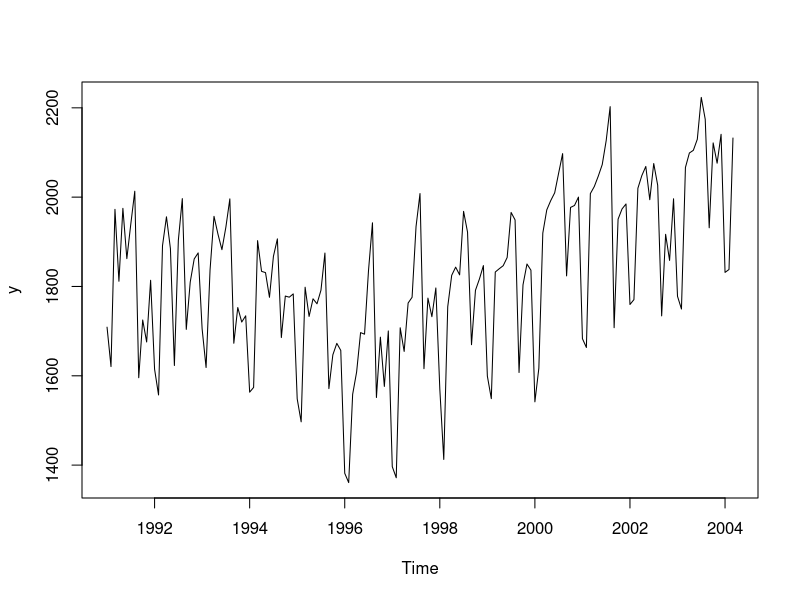
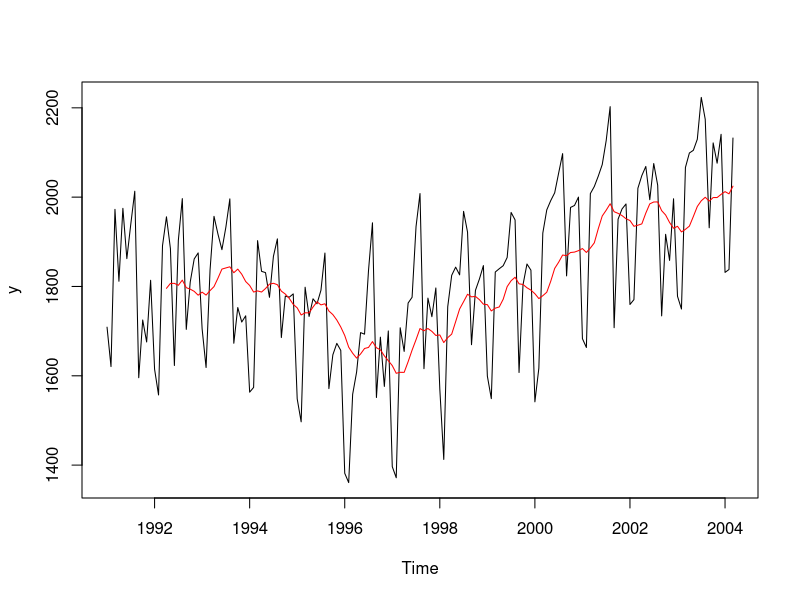
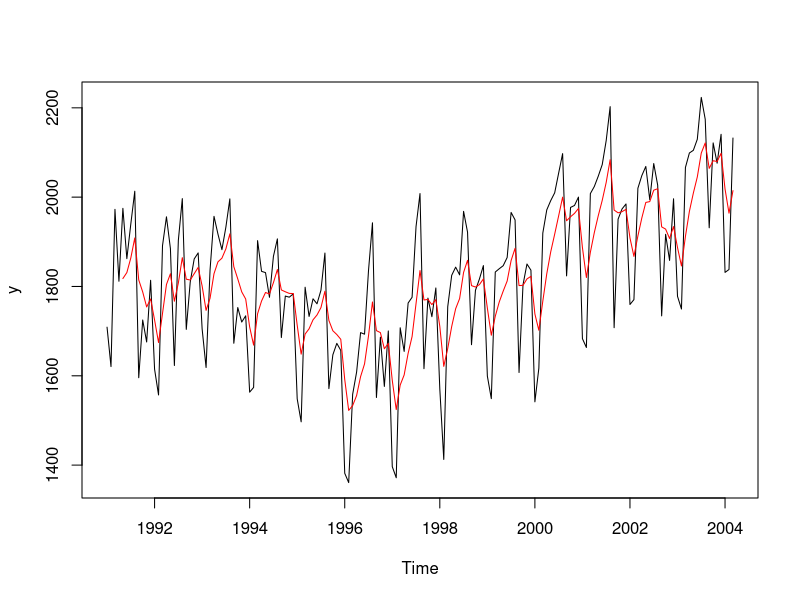
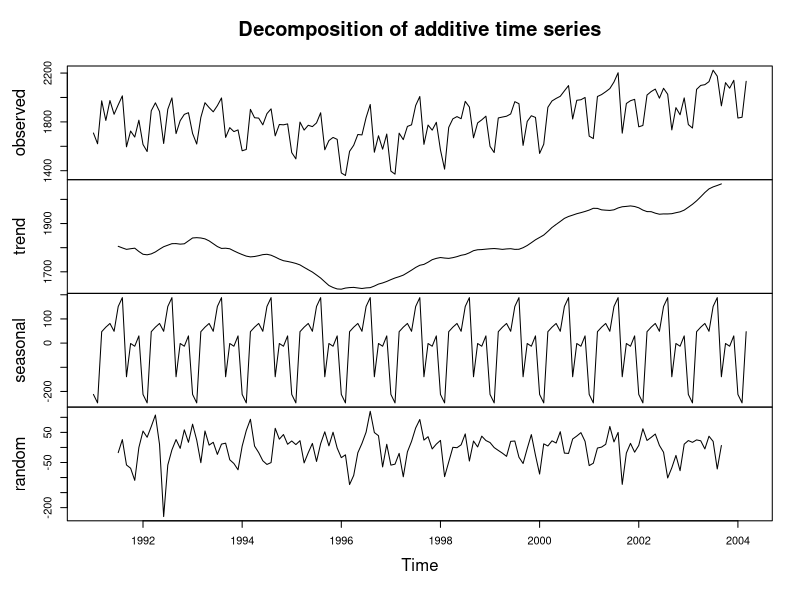
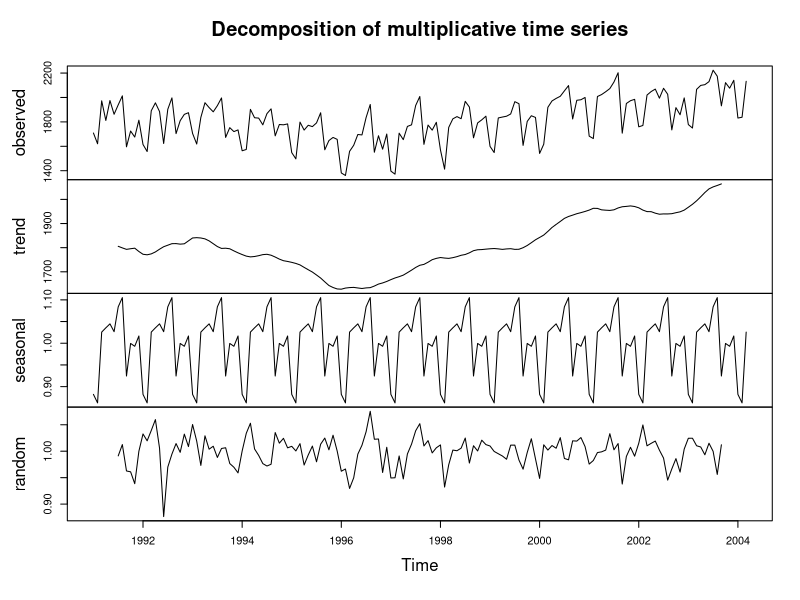
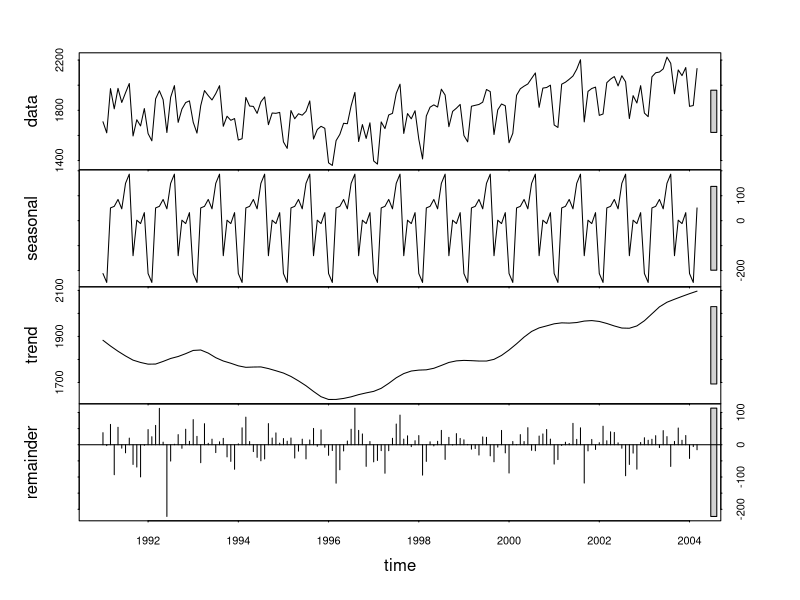
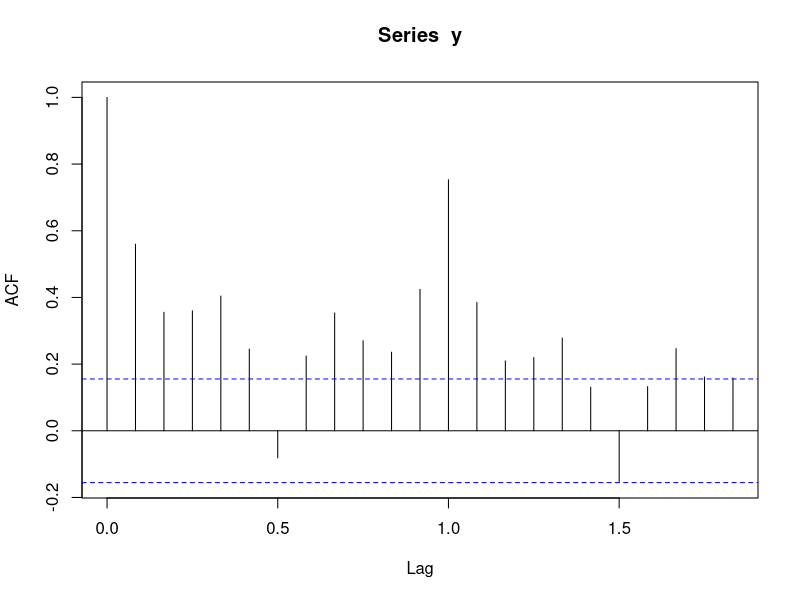
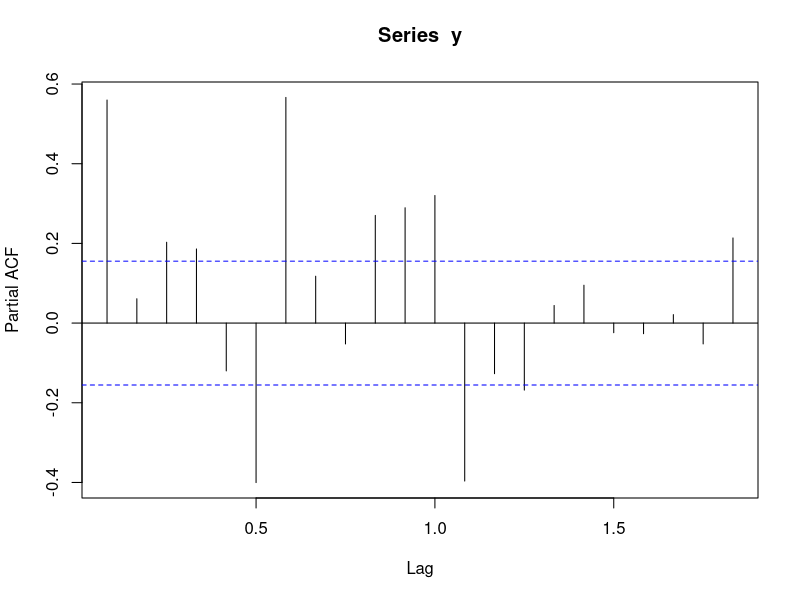

Generate these figures, in order, with R:
## ---- chunk 1
knitr::opts_chunk$set(echo = TRUE, warning = FALSE, message = FALSE, eval = TRUE)
## ---- chunk 2
library(TTR)
library(forecast)
df <- read.csv("Amtrak_data.csv")
y <- ts(df$Ridership, start = c(1991,1), end = c(2004, 3), freq = 12)
plot(y)
## ---- chunk 3
plot(y)

# create a moving average series
k = 16  # set the moving average 
y_sma = SMA(y, n = k)

# plot the moving average series
lines(y_sma, col = "red")
## ---- chunk 4
plot(y)

# create a moving average series
w = .7

y_ema = EMA(y, ratio = 1-w)


# plot the moving average series
lines(y_ema, col = "red")
## ---- chunk 5
ourDecomposition <- decompose(y, type="additive")
plot(ourDecomposition)
## ---- chunk 6
ourDecomposition <- decompose(y, type="multiplicative")
plot(ourDecomposition)
## ---- chunk 7
ourDecomposition <- stl(y, s.window = "periodic")
plot(ourDecomposition)
## ---- chunk 8
acf(y)
## ---- chunk 9
pacf(y)
## ---- chunk 10
# data partition

# set the proportion of the test set 
p = .2 

nValid <- round(.2*length(y))
nTrain <- length(y) - nValid
train.ts <- window(y, start = c(1991, 1), end = c(1991, nTrain))
valid.ts <- window(y, start = c(1991, nTrain + 1))

# Modeling
# baseline models

# average method: forecast by the average of the training series
model1 = meanf(train.ts, h = nValid, level = 0)

# naive: forecast by the last observation of the series
model2 = naive(train.ts, h = nValid, level = 0)

# seasonal naive: forecast by the last season
model3 = snaive(train.ts, h = nValid, level = 0)

# drift: drawing the line from the first to the last observation
model4 = rwf(train.ts, h = nValid, level = 0, drift = TRUE)



# more advanced model
model5 = HoltWinters(train.ts, alpha=TRUE, 
                            beta=TRUE, 
                            gamma=TRUE)
model6 = auto.arima(train.ts)

## ---- chunk 11
checkresiduals(model1)
checkresiduals(model2)
checkresiduals(model3)
checkresiduals(model4)
checkresiduals(model5)
checkresiduals(model6)
## ---- chunk 12
# forecasting
forecast1 = forecast(model1, h = nValid, level = 0)
forecast2 = forecast(model2, h = nValid, level = 0)
forecast3 = forecast(model3, h = nValid, level = 0)
forecast4 = forecast(model4, h = nValid, level = 0)
forecast5 = forecast(model5, h = nValid, level = 0)
forecast6 = forecast(model6, h = nValid, level = 0)


# plotting forecast
plot(forecast1)
lines(valid.ts, col = 'red')
plot(forecast2)
lines(valid.ts, col = 'red')
plot(forecast3)
lines(valid.ts, col = 'red')
plot(forecast4)
lines(valid.ts, col = 'red')
plot(forecast5)
lines(valid.ts, col = 'red')
plot(forecast6)
lines(valid.ts, col = 'red')


# accuracy
a1 = accuracy(forecast1$mean, valid.ts)
a2 = accuracy(forecast2$mean, valid.ts)
a3 = accuracy(forecast3$mean, valid.ts)
a4 = accuracy(forecast4$mean, valid.ts)
a5 = accuracy(forecast5$mean, valid.ts)
a6 = accuracy(forecast6$mean, valid.ts)

rbind(a1, a2, a3,a4, a5, a6)
## ---- chunk 13
# the arima model gives the lowest MAPE, 
# so we will select this model as the final model 
# to train it on the entire dataset to make forecasting.

selected_model =  auto.arima(y)
new_forecast = forecast(selected_model)
plot(new_forecast)
